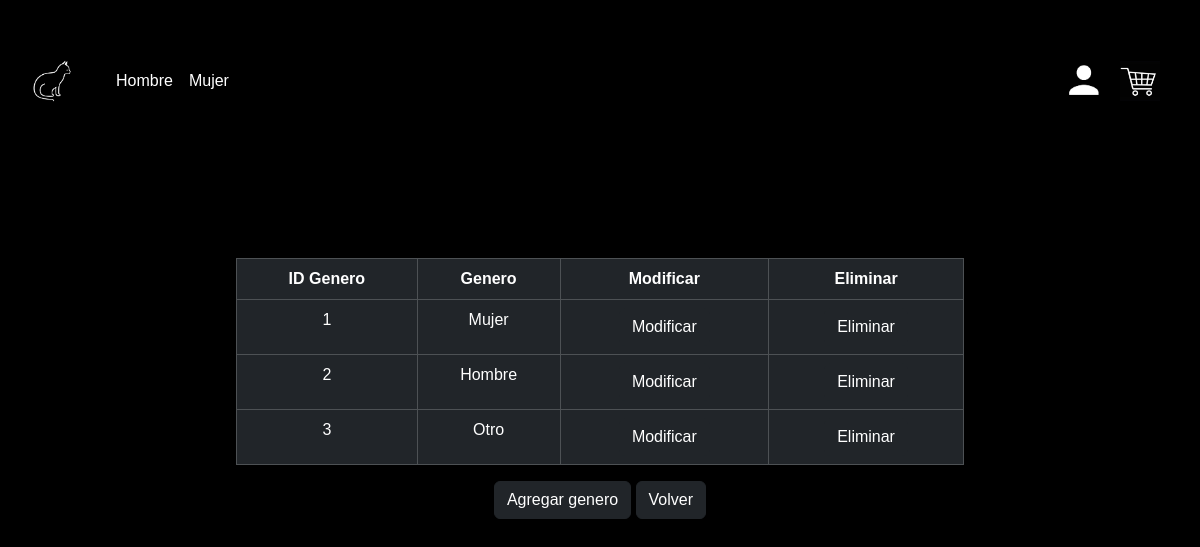
The app's page /darkless/crud_genero with its own data.
### Darkless/models.py (models this page shows, shortened)
class Genero(models.Model):
    id_genero = models.AutoField(primary_key=True, db_column="idGenero")
    genero = models.CharField(max_length=25, blank=False, null=False)

### Darkless/views.py (the view)
# urls.py: path("crud_genero", views.crud_genero, name="crud_genero"),
def crud_genero(request):
    generos = Genero.objects.all()
    context={
        "generos":generos,
    }
    return render(request,"pages/crud_genero.html",context)

### Darkless/templates/pages/crud_genero.html (shortened to what this page needs)
<!DOCTYPE html>
<html lang="en">
<head>
    {% load static %}
    <link href="https://cdn.jsdelivr.net/npm/bootstrap@5.3.3/dist/css/bootstrap.min.css" rel="stylesheet">
    <link rel="stylesheet" href="{% static 'css/booscss.css'%}">
</head>
<body class="body">
    {% include 'base/header.html'%}
    <main>
        <div class="container">
            <div class="row">
                <div class="col-md-8 shadow-lg mx-auto text-center p-3">
                    <table class="table table-dark table-hover table-bordered">
                        <thead>
                            <th>ID Genero</th>
                            <th>Genero</th>
                            <th>Modificar</th>
                            <th>Eliminar</th>
                        </thead>
                        <tbody>
                            {% if generos%}
                            {% for tmp in generos%}
                            <tr>
                                <td>{{tmp.id_genero}}</td>
                                <td>{{tmp.genero}}</td>
                                <td><a href="{% url 'genero_edit' pk=tmp.id_genero %}"><button
                                            class="btn btn-dark">Modificar</button></a></td>
                                <td><a href="{% url 'genero_del' pk=tmp.id_genero %}"><button
                                            class="btn btn-dark">Eliminar</button></a></td>
                            </tr>
                            {% endfor%}
                            {% endif%}
                        </tbody>
                    </table>
                    <a href="{% url 'genero_add' %}"><button class="btn btn-dark">Agregar genero</button></a>
                    <a href="{% url 'crud'%}"><button class="btn btn-dark">Volver</button></a>
                </div>
            </div>
        </div>
    </main>
</body>
</html>

### Darkless/static/css/booscss.css (style rules this page uses)
.container { margin-top: 40px; }
.body { background-color: black; }
.row { color: aliceblue; }
body { font-family: sans-serif; margin: 0; padding: 0; }
main { display: flex; justify-content: space-between; margin: 20px; }

### records on screen
Genero: id_genero "1", genero "Mujer"
Genero: id_genero "2", genero "Hombre"
Genero: id_genero "3", genero "Otro"
